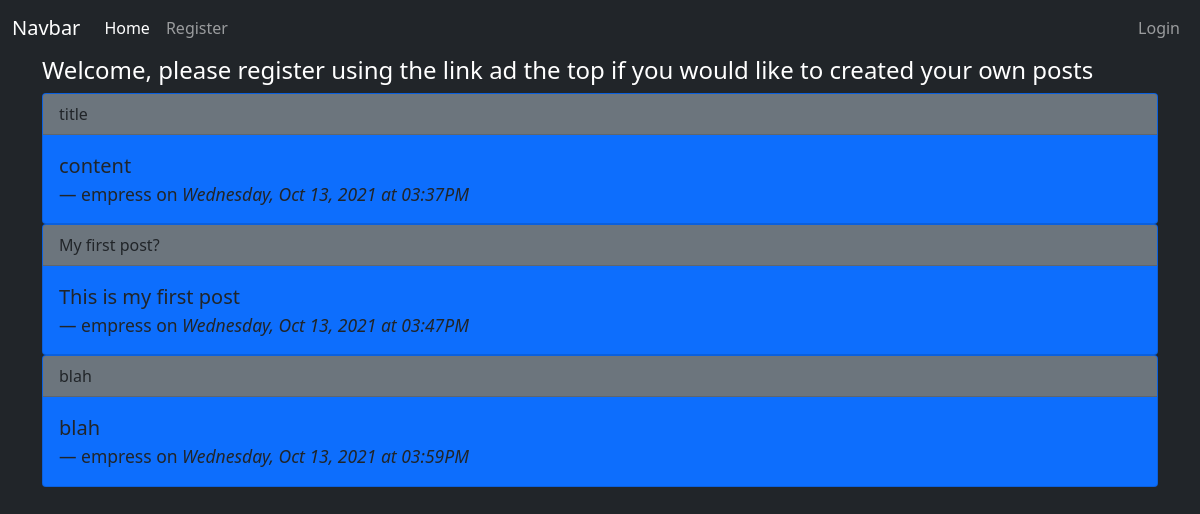
/, run on an earlier commit of the app's database.
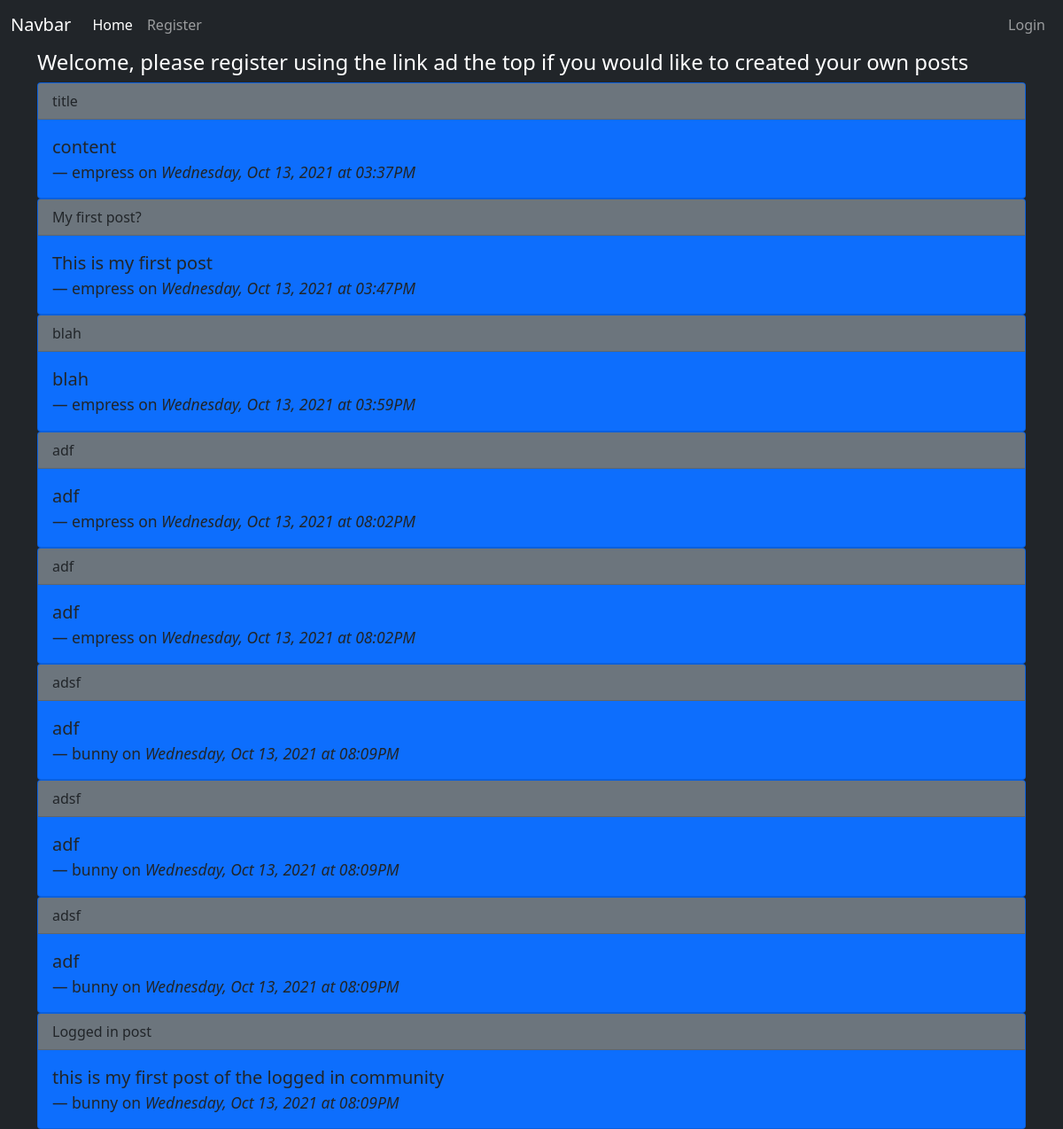
And on a later commit of the database.
### app/models.py (models this page shows, shortened)
class Post(db.Model):
  id = db.Column(db.Integer, primary_key=True)
  title = db.Column(db.String(200))
  content = db.Column(db.String(300))
  date_created = db.Column(db.DateTime, nullable=False, default=datetime.utcnow)
  user_id = db.Column(db.Integer, db.ForeignKey('user.id'), nullable=False)

class User(db.Model, UserMixin):
  id = db.Column(db.Integer, primary_key=True)
  username = db.Column(db.String(150), nullable=False, unique=True)
  email = db.Column(db.String(150), nullable=False, unique=True)
  password = db.Column(db.String(256), nullable=False)
  posts = db.relationship('Post', backref='author', lazy=True)

### app/routes.py (the view)
@app.route('/')
def index():
  title = 'Coding Temple Flask'
  posts = Post.query.all()
  return render_template('index.html', title=title, posts=posts)

### app/templates/index.html
{% extends 'base.html' %}
{% block content %}
{% if current_user.is_authenticated %}
<h4>Welcome {{ current_user.username }} </h4>
{% else %}
<h4>Welcome, please register using the link ad the top if you would like to created your own posts</h4>
{% endif %}
{% for p in posts %}
  <div class="card bg-primary text-dark">
    <div class="card-header bg-secondary">
     {{ p.title }}
    </div>
    <div class="card-body ">
      <blockquote class="blockquote mb-0">
        <p>{{ p.content }}</p>
        <footer class="blockquote-footer text-dark">{{ p.author.username }} on <cite title="Source Title">
          {{ p.date_created.strftime('%A, %b %d, %Y at %I:%M%p') }}
      </cite></footer>
  </blockquote>
  </div>
</div>
{% endfor %}
{% endblock content %}

### app/templates/base.html (shortened to what this page needs)
<!DOCTYPE html>
<html lang="en">
<head>
<link rel="stylesheet" href="https://cdnjs.cloudflare.com/ajax/libs/twitter-bootstrap/5.1.0/css/bootstrap.min.css">
<link rel="stylesheet" href="https://cdnjs.cloudflare.com/ajax/libs/font-awesome/5.15.4/css/all.min.css">
</head>
<body>
<body class= 'bg-dark text-white'>
  {% include 'nav.html' %}
<div class="container">
  {% block content %}
  {% endblock content %}
</div>
</body>
</html>

### app/templates/nav.html (shortened to what this page needs)
<nav class="navbar navbar-expand-lg navbar-dark bg-dark">
  <div class="container-fluid">
    <a class="navbar-brand" href="#">Navbar</a>
    <div class="collapse navbar-collapse" id="navbarSupportedContent">
      <ul class="navbar-nav me-auto mb-2 mb-lg-0">
        <li class="nav-item">
          <a class="nav-link active" aria-current="page" href="/">Home</a>
        </li>
        {% if current_user.is_authenticated %}
        <li class="nav-item">
          <a class="nav-link" href="/products">Products</a>
        </li>
        <li class="nav-item">
          <a class="nav-link" href="/createpost">Create Post</a>
        </li>
        {% else %}
        <li class="nav-item">
          <a class="nav-link" href="/register">Register</a>
        </li>
        {% endif %}
      </ul>
      <ul class="navbar-nav ms-auto">
        {% if current_user.is_authenticated %}
        <li class="nav-item dropdown">
          <a class="nav-link dropdown-toggle" href="#" id="navbarDropdown" role="button" data-bs-toggle="dropdown" aria-expanded="false">
            Dropdown
          </a>
          <ul class="dropdown-menu dropdown-menu-end" aria-labelledby="navbarDropdown">
            <li><a class="dropdown-item" href="{{ url_for('my_account') }}">My Account</a></li>
            <li><a class="dropdown-item" href="{{ url_for('my_posts') }}">My Posts</a></li>
            <li><hr class="dropdown-divider"></li>
            <li><a class="dropdown-item" href="/logout">Logout</a></li>
          </ul>
        </li>
        {% else %}
        <li class="nav-item">
          <a class="nav-link" href="/login">Login</a>
        </li>
        {% endif %}
      </ul>
    </div>
  </div>
</nav>

What changed in the data, as far as the page shows it:
added Post: title "adf", content "adf", author.username "empress", date_created "Wednesday, Oct 13, 2021 at 08:02PM"
added Post: title "adf", content "adf", author.username "empress", date_created "Wednesday, Oct 13, 2021 at 08:02PM"
added Post: title "adsf", content "adf", author.username "bunny", date_created "Wednesday, Oct 13, 2021 at 08:09PM"
added Post: title "adsf", content "adf", author.username "bunny", date_created "Wednesday, Oct 13, 2021 at 08:09PM"
added Post: title "adsf", content "adf", author.username "bunny", date_created "Wednesday, Oct 13, 2021 at 08:09PM"
added Post: title "Logged in post", content "this is my first post of the logged in community", author.username "bunny", date_created "Wednesday, Oct 13, 2021 at 08:09PM"
